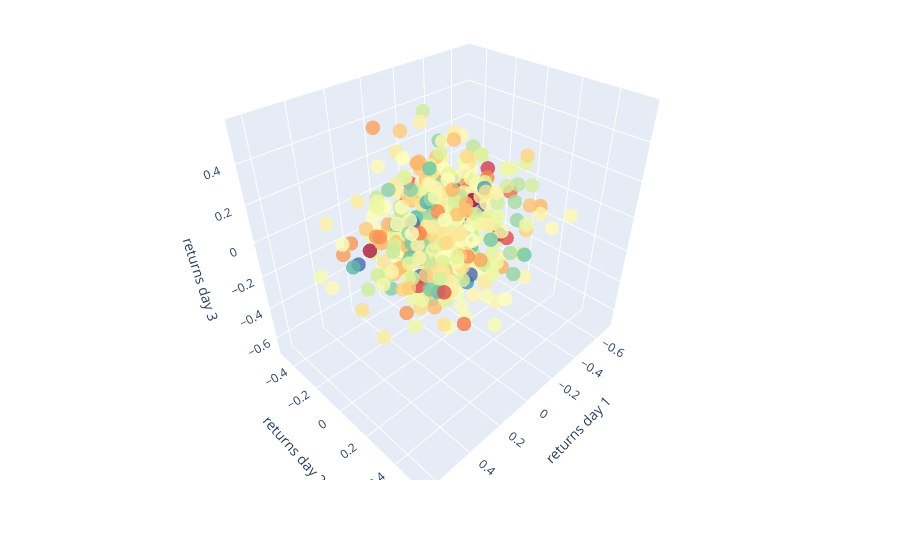

The cell this chart's notebook holds for it:
### Code cell
import matplotlib.pyplot as plt
from mpl_toolkits.mplot3d import axes3d 

clusters = industry_clusters
name_to_num = {name : i for (i, name) in enumerate(set(industry_clusters.values()))}
clusters = {tick : name_to_num[industry_clusters[tick]] for tick in industry_clusters.keys()}
final_prices = ROR.T
final_prices["cluster"] = list(clusters.values())
cols = final_prices.columns


fig = go.Figure(data = [go.Scatter3d(
    x = final_prices[cols[0]],
    y = final_prices[cols[1]],
    z = final_prices[cols[2]],
    mode = 'markers',
    marker = dict(
        size = 5,
        color = final_prices[cols[3]],
        colorscale = 'spectral',
        opacity = 0.8
    )
)])

fig.update_layout(
    title = "3D visualization of clusters",
    scene = dict(
        xaxis_title = "returns 1",
        yaxis_title = "returns 2",
        zaxis_title = "returns 3"
    ),
    margin = dict(l = 0, r = 0, t= 0)
)

fig.show()

### Figure 1 — Plotly figure (JSON) as saved in the notebook; plotly's stock layout.template omitted (floating-point values rounded to 4 significant figures; data arrays with more than 128 entries replaced by an {"elided": "..."} marker saying what was removed)
{"data": [{"marker": {"color": {"elided": "497 float values"}, "colorscale": [[0, "rgb(158,1,66)"], [0.1, "rgb(213,62,79)"], [0.2, "rgb(244,109,67)"], [0.3, "rgb(253,174,97)"], [0.4, "rgb(254,224,139)"], [0.5, "rgb(255,255,191)"], [0.6, "rgb(230,245,152)"], [0.7, "rgb(171,221,164)"], [0.8, "rgb(102,194,165)"], [0.9, "rgb(50,136,189)"], [1, "rgb(94,79,162)"]], "opacity": 0.8, "size": 5}, "mode": "markers", "type": "scatter3d", "x": {"elided": "497 float values"}, "y": {"elided": "497 float values"}, "z": {"elided": "497 float values"}}], "layout": {"margin": {"l": 0, "r": 0, "t": 0}, "scene": {"xaxis": {"title": {"text": "returns day 1"}}, "yaxis": {"title": {"text": "returns day 2"}}, "zaxis": {"title": {"text": "returns day 3"}}}, "title": {"text": "3D visualization of clusters"}}}
